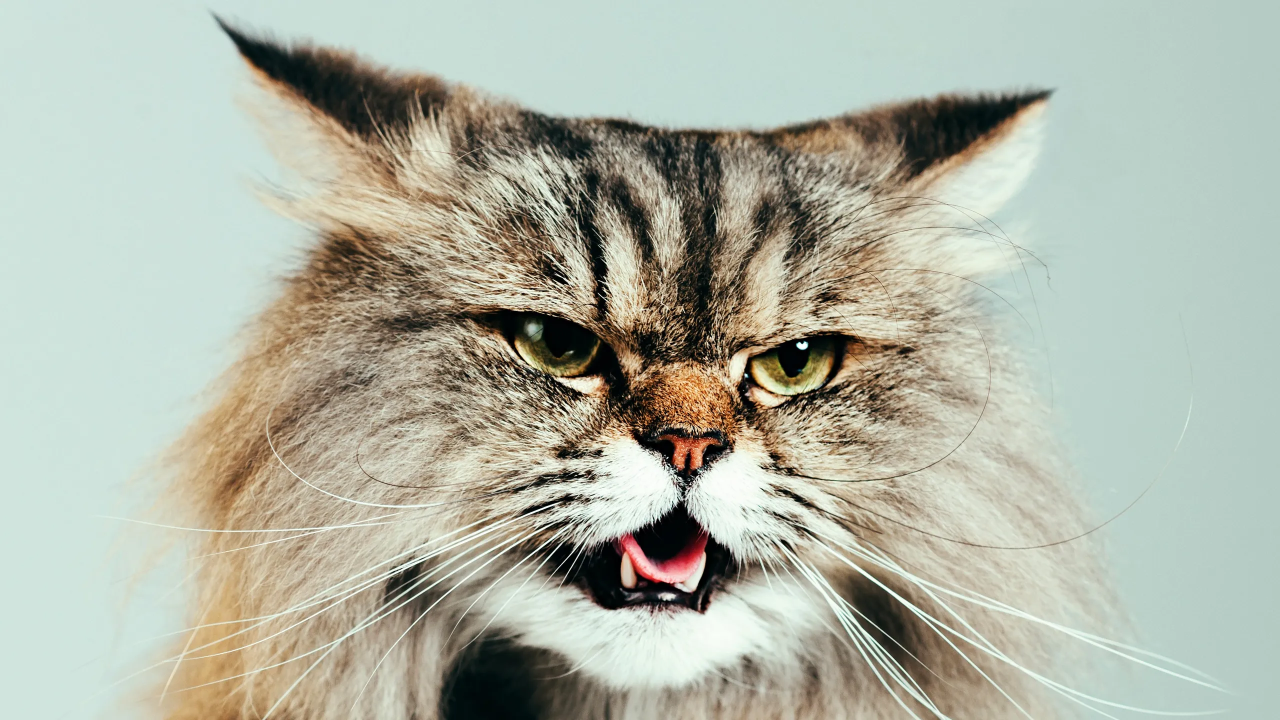
#> input picture cat.png, 2560 x 1440 px (shown at 1/2 size)
$ jupyter execute --allow-errors '[의료영상처리]202037638_이수민_histogram 유사도 측정.ipynb'
#> lines starting #> are read from the running program, lines starting #| are printed output that depends on the picture
[cell 1]
import numpy as np
import cv2
from matplotlib import pyplot as plt

#### raw image histogram

[cell 2]
img = cv2.imread('./puppy.jpg', cv2.IMREAD_GRAYSCALE)
#> (the rest of this cell did not finish here and is left out)

#### equalize histogram

[cell 3]
eq = cv2.equalizeHist(img)

plt.figure(figsize=(15,10))
#> (the rest of this cell did not finish here and is left out)

#### 90 flip image histogram

[cell 4]
img90 = cv2.rotate(img, cv2.ROTATE_90_CLOCKWISE)

plt.figure(figsize=(15,10))
#> (the rest of this cell did not finish here and is left out)

#### resized image histogram

#> (a cell that did not finish here is left out)

#### test image histogram

[cell 6]
test = cv2.imread('./cat.png', cv2.IMREAD_GRAYSCALE)
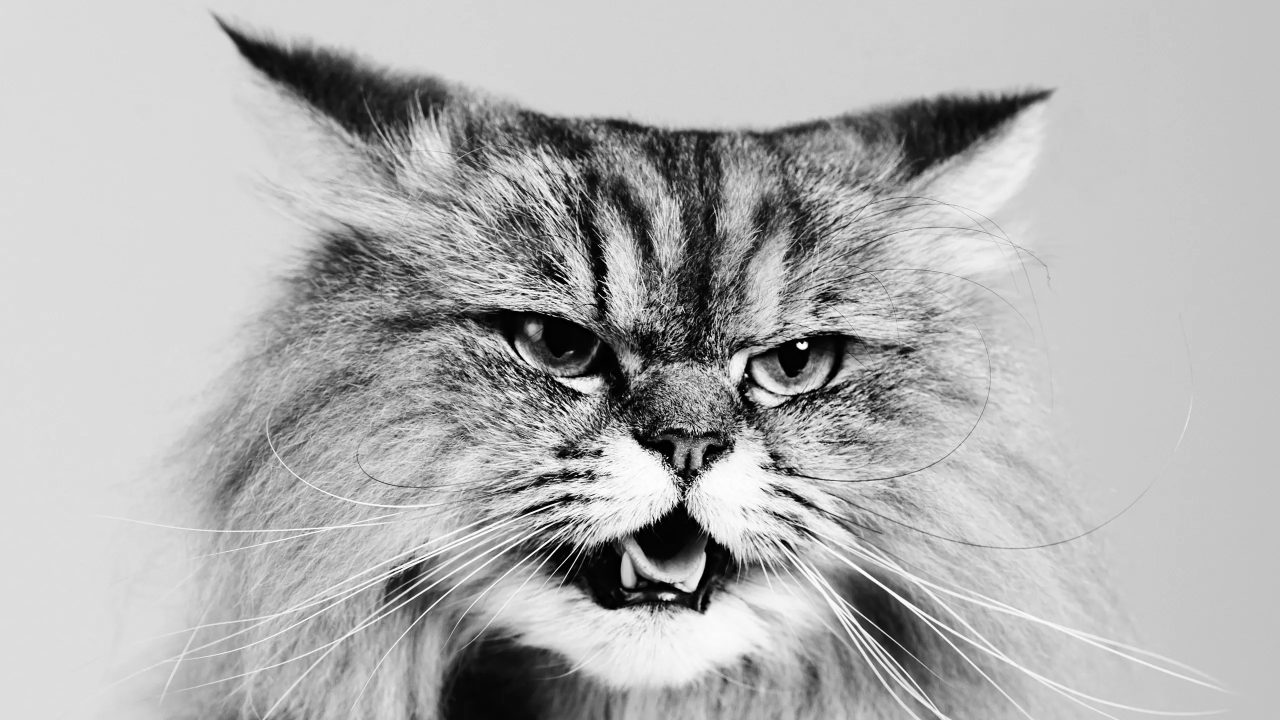
#> test: shape (1440, 2560) (shown at 1/2 size); min 0, max 255, mean 177
test = cv2.resize(test,(400,300))
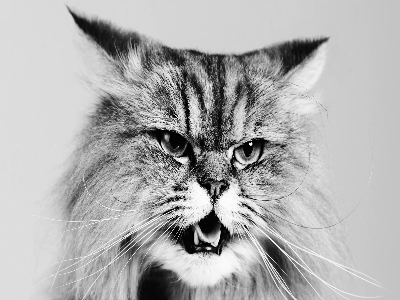
#> test: shape (300, 400); min 0, max 254, mean 176.9

plt.figure(figsize=(15,10))
plt.subplot(211), plt.imshow(test, 'gray'), plt.axis("off")
T_hist = cv2.calcHist([test], [0], None, [256], [0, 256])
#> T_hist = 256 values, max 6063 at index 220, min 0 at index 255, mean 468.8
T_hist = (T_hist - np.min(T_hist)) / (np.max(T_hist) - np.min(T_hist))
#> T_hist = 256 values, max 1 at index 220, min 0 at index 255, mean 0.0773
plt.subplot(212), plt.plot(T_hist,color='r')
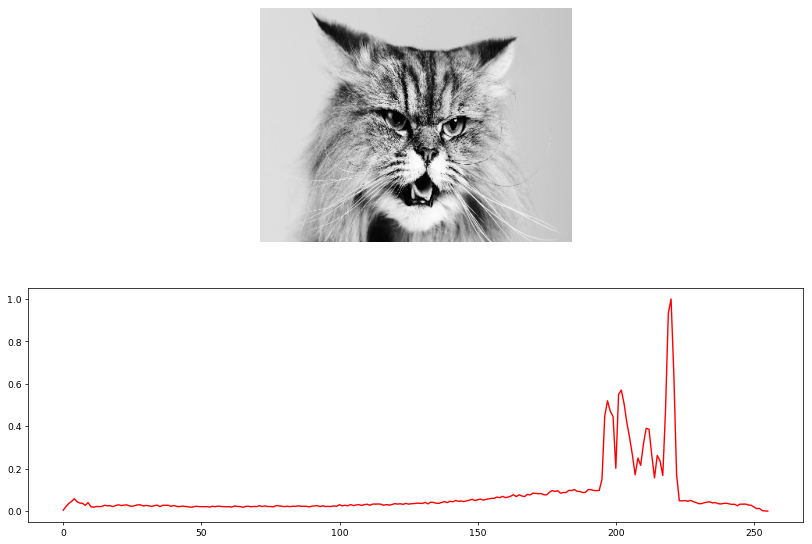
#> figure drawn by matplotlib, 2 panels; panel 2: curve peaks at x = 220, y = 1
